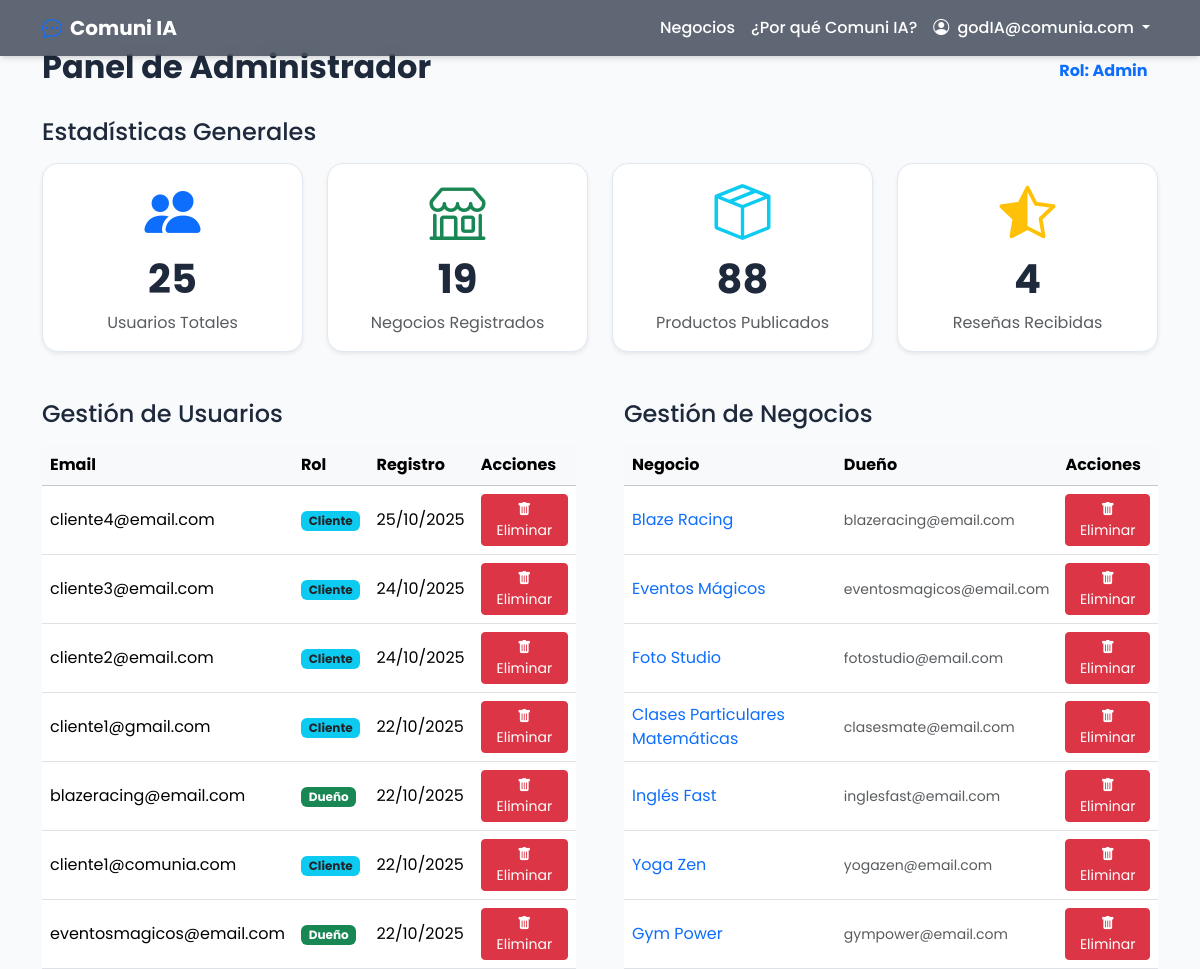
The page /admin/dashboard (signed in, upper part) on the database as committed earlier.
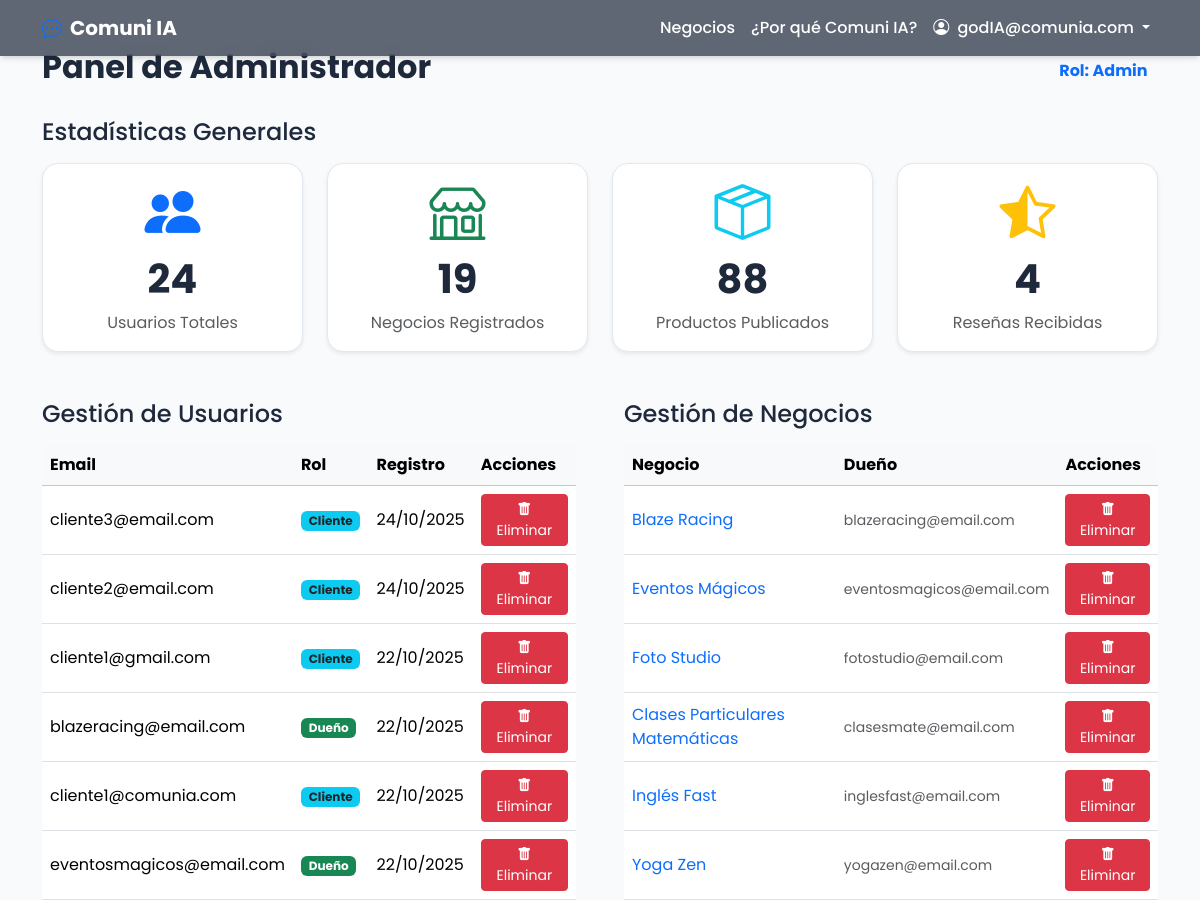
The same page on the database as committed later.
### app.py (models this page shows, shortened)
class User(db.Model):
    __tablename__ = 'users'
    id = db.Column(db.Integer, primary_key=True)
    email = db.Column(db.String(120), unique=True, nullable=False)
    password_hash = db.Column(db.String(200), nullable=False)
    business_id = db.Column(db.Integer, db.ForeignKey('businesses.id'), nullable=True)
    ci = db.Column(db.String(20), nullable=True)  # NUEVO CAMPO
    role = db.Column(db.String(20), default='user')
    created_at = db.Column(db.DateTime, default=db.func.now())
    is_active = db.Column(db.Boolean, default=True, nullable=False)

class Business(db.Model):
    __tablename__ = 'businesses'
    id = db.Column(db.Integer, primary_key=True)
    name = db.Column(db.String(160), nullable=False)
    description = db.Column(db.Text, nullable=False)
    logo = db.Column(db.String(500), nullable=True)  # Ruta relativa a static/uploads
    location = db.Column(db.String(160), nullable=False, default="Santa Cruz, Bolivia")
    category = db.Column(db.String(100), nullable=False, default="Servicios")
    phone = db.Column(db.String(20), nullable=True)
    nit = db.Column(db.String(20), nullable=True)  # NUEVO CAMPO
    latitude = db.Column(db.Float, nullable=True)
    longitude = db.Column(db.Float, nullable=True)
    email = db.Column(db.String(120), nullable=True)
    whatsapp = db.Column(db.String(20), nullable=True)
    reviews = db.relationship('Review', backref='business', lazy=True, cascade="all, delete-orphan")
    products = db.relationship('Product', backref='business', lazy=True, cascade="all, delete-orphan")
    favorited_by = db.relationship('User', secondary=favorites, lazy='subquery', backref=db.backref('favorite_businesses', lazy=True))
    viewed_by = db.relationship('User', secondary=business_views, lazy='subquery', backref=db.backref('viewed_businesses', lazy=True))
    is_active = db.Column(db.Boolean, default=True, nullable=False)

### app.py (the view)
@app.route('/admin/dashboard', strict_slashes=False)
@admin_required
def admin_dashboard():
    stats = {
        'total_users': User.query.count(),
        'total_businesses': Business.query.count(),
        'total_products': Product.query.count(),
        'total_reviews': Review.query.count()
    }
    businesses_with_owners = db.session.query(Business, User.email).outerjoin(User, Business.id == User.business_id).order_by(Business.id.desc()).all()
    all_users = User.query.order_by(User.created_at.desc()).all()
    return render_template('admin_dashboard.html',
                           stats=stats,
                           businesses_with_owners=businesses_with_owners,
                           all_users=all_users)

### app.py (called while the page is built)
def admin_required(f):
    @wraps(f)
    def decorated_function(*args, **kwargs):
        if 'user_id' not in session:
            return redirect(url_for('login'))
        user = User.query.get(session['user_id'])
        if not user or user.role != 'admin':
            abort(403)
        return f(*args, **kwargs)
    return decorated_function

### templates/admin_dashboard.html (shortened to what the changed rows need)
{% extends "layout.html" %}
{% block content %}
<div class="container py-5">
    <div class="d-flex justify-content-between align-items-center mb-4">
        <h1 class="h2 fw-bold">Panel de Administrador</h1>
    </div>
    <section class="mb-5">
        <h2 class="h4 mb-3">Estadísticas Generales</h2>
        <div class="row g-4">
            <div class="col-lg-3 col-md-6">
                <div class="card text-center h-100 shadow-sm">
                    <div class="card-body">
                        <i class="bi bi-people-fill display-4 text-primary"></i>
                        <h3 class="card-title fs-1 fw-bold mt-2">{{ stats.total_users }}</h3>
                        <p class="card-text text-muted">Usuarios Totales</p>
                    </div>
                </div>
            </div>
        </div>
    </section>
    <div class="row g-5">
        <div class="col-lg-6">
            <section>
                <h2 class="h4 mb-3">Gestión de Usuarios</h2>
                <div class="table-responsive">
                    <table class="table table-hover align-middle">
                        <thead class="table-light">
                            <tr>
                                <th>Email</th>
                                <th>Rol</th>
                                <th>Registro</th>
                                <th>Acciones</th>
                            </tr>
                        </thead>
                        <tbody>
                            {% for user in all_users %}
                            <tr class="{{ 'table-secondary text-muted' if not user.is_active }}">
                                <td>
                                    {{ user.email }}
                                </td>
                                <td>
                                    {% if user.role == 'admin' %}
                                        <span class="badge bg-danger">Admin</span>
                                    {% elif user.role == 'user' %}
                                        <span class="badge bg-success">Dueño</span>
                                    {% elif user.role == 'client' %}
                                        <span class="badge bg-info text-dark">Cliente</span>
                                    {% else %}
                                        <span class="badge bg-secondary">Cliente</span>
                                    {% endif %}
                                </td>
                                <td>
                                    {% if user.created_at %}
                                        {{ user.created_at.strftime('%d/%m/%Y') }}
                                    {% else %}
                                        <span class="text-muted">N/A</span>
                                    {% endif %}
                                </td>
                                <td>
                                    {% if user.role != 'admin' %}
                                    <button class="btn btn-sm btn-danger"
                                            data-url="{{ url_for('delete_user', user_id=user.id) }}"
                                            data-email="{{ user.email }}"
                                            onclick="deleteUser(this.dataset.url, this.dataset.email)">
                                        <i class="bi bi-trash-fill"></i> Eliminar
                                    </button>
                                    {% endif %}
                                </td>
                            </tr>
                            {% else %}
                            <tr>
                                <td colspan="4" class="text-center">No hay usuarios registrados.</td>
                            </tr>
                            {% endfor %}
                        </tbody>
                    </table>
                </div>
            </section>
        </div>
        <div class="col-lg-6">
            <section>
                <h2 class="h4 mb-3">Gestión de Negocios</h2>
                <div class="table-responsive">
                    <table class="table table-hover align-middle">
                        <thead class="table-light">
                            <tr>
                                <th>Negocio</th>
                                <th>Dueño</th>
                                <th>Acciones</th>
                            </tr>
                        </thead>
                        <tbody>
                            {% for business, owner_email in businesses_with_owners %}
                            <tr class="{{ 'table-secondary text-muted' if not business.is_active }}">
                                <td>
                                    <a href="{{ url_for('profile', id=business.id) }}" class="text-decoration-none">{{ business.name }}</a>
                                </td>
                                <td class="text-muted small">{{ owner_email or 'Sin dueño asignado' }}</td>
                                <td>
                                    <button class="btn btn-sm btn-danger"
                                            data-url="{{ url_for('delete_business', id=business.id) }}"
                                            data-name="{{ business.name }}"
                                            onclick="deleteBusiness(this.dataset.url, this.dataset.name)">
                                        <i class="bi bi-trash-fill"></i> Eliminar
                                    </button>
                                </td>
                            </tr>
                            {% else %}
                            <tr>
                                <td colspan="3" class="text-center">No hay negocios registrados.</td>
                            </tr>
                            {% endfor %}
                        </tbody>
                    </table>
                </div>
            </section>
        </div>
    </div>
</div>
{% endblock %}

Rows that differ between the two databases and show on the page:
removed User: email "cliente4@email.com", role "Cliente", created_at "25/10/2025", shown under "Gestión de Usuarios"
no longer on this page (row unchanged): User: name "Gym Power", email "gympower@email.com", shown under "Gestión de Negocios"
Other text that changed with them:
{{ stats.total_users }}: "25" → "24"
